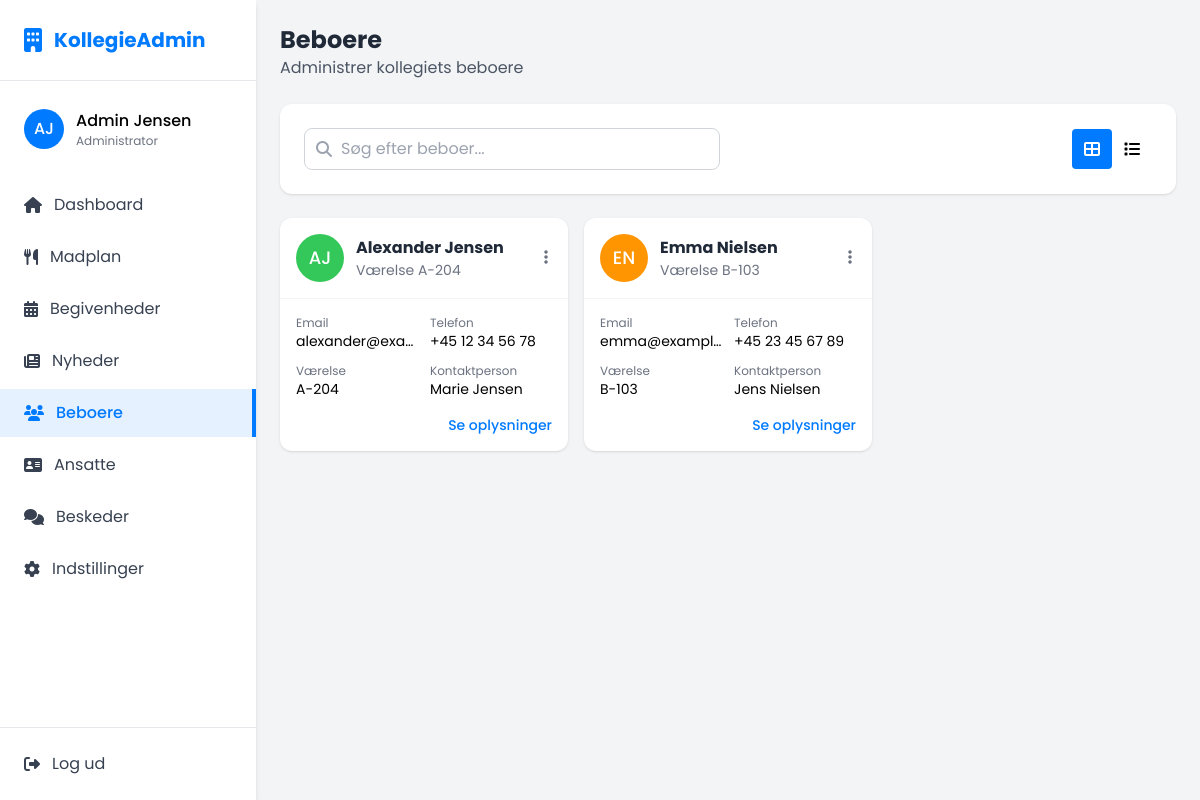
The app's page /residents/index.php (signed in) with its own data.
### tables this page shows
CREATE TABLE residents (
    id INT AUTO_INCREMENT PRIMARY KEY,
    first_name VARCHAR(50) NOT NULL,
    last_name VARCHAR(50) NOT NULL,
    email VARCHAR(100) NOT NULL UNIQUE,
    phone VARCHAR(20) NOT NULL,
    room_number VARCHAR(10) NOT NULL,
    contact_name VARCHAR(100),
    contact_phone VARCHAR(20),
    profile_image VARCHAR(255) DEFAULT NULL,
    created_at TIMESTAMP DEFAULT CURRENT_TIMESTAMP,
    updated_at TIMESTAMP DEFAULT CURRENT_TIMESTAMP ON UPDATE CURRENT_TIMESTAMP
);

### residents/index.php (the view, shortened to what this page needs)
<?php
include '../components/header.php';
include '../database/db_conn.php';
$residents = [];
if (isset($conn)) {
    $page_number = isset($_GET['page']) ? (int)$_GET['page'] : 1;
    $items_per_page = 6;
    $offset = ($page_number - 1) * $items_per_page;
    $query_params = [];
    $where_clauses = [];
    $where_sql = !empty($where_clauses) ? "WHERE " . implode(" AND ", $where_clauses) : "";
    $sql = "SELECT * FROM residents $where_sql ORDER BY room_number ASC LIMIT ?, ?";
    $stmt = $conn->prepare($sql);
    if (!empty($query_params)) {
        $query_params[] = $offset;
        $query_params[] = $items_per_page;
        $param_types = str_repeat('s', count($query_params) - 2) . 'ii';
        $stmt->bind_param($param_types, ...$query_params);
    } else {
        $stmt->bind_param("ii", $offset, $items_per_page);
    }
    $stmt->execute();
    $result = $stmt->get_result();
    while ($row = $result->fetch_assoc()) {
        $residents[] = $row;
    }
}
?>
<body class="font-poppins bg-gray-100 min-h-screen flex flex-col">
    <div class="flex flex-grow">
        <?php include '../components/sidebar.php'; ?>
        <main class="flex-grow">
            <div class="p-3 sm:p-6">
                <div class="mb-4 sm:mb-6">
                    <h1 class="text-xl sm:text-2xl font-bold text-gray-800">Beboere</h1>
                    <p class="text-sm sm:text-base text-gray-600">Administrer kollegiets beboere</p>
                </div>
                <div class="bg-white rounded-xl shadow p-4 sm:p-6 mb-4 sm:mb-6 animate-fade-in">
                    <div class="flex flex-col sm:flex-row items-center justify-between gap-4">
                        <div class="relative sm:w-1/2 w-full">
                            <input type="text" id="live-search" placeholder="Søg efter beboer..." class="w-full border border-gray-300 rounded-lg px-3 py-2 pl-9 focus:outline-none focus:ring-2 focus:ring-primary/50" value="<?php echo isset($_GET['search']) ? htmlspecialchars($_GET['search']) : ''; ?>">
                            <i class="fas fa-search absolute left-3 top-1/2 transform -translate-y-1/2 text-gray-400"></i>
                        </div>
                        <div class="sm:w-1/2 flex items-center justify-end gap-4">
                            <div class="flex">
                                <button type="button" id="view-grid" class="w-10 h-10 flex items-center justify-center rounded bg-primary text-white" title="Grid visning">
                                    <i class="fas fa-th-large"></i>
                                </button>
                                <button type="button" id="view-list" class="w-10 h-10 flex items-center justify-center rounded hover:bg-gray-100" title="Listevisning">
                                    <i class="fas fa-list"></i>
                                </button>
                            </div>
                        </div>
                    </div>
                </div>
                <div id="residents-grid" class="grid grid-cols-1 sm:grid-cols-2 lg:grid-cols-3 gap-4 mb-6">
                    <?php if (empty($residents)): ?>
                        <div class="col-span-3 bg-white rounded-xl shadow p-6 text-center">
                            <p class="text-gray-500">Ingen beboere fundet.</p>
                        </div>
                    <?php else: ?>
                        <?php foreach ($residents as $index => $resident): ?>
                            <?php
                            $initials = strtoupper(substr($resident['first_name'], 0, 1) . substr($resident['last_name'], 0, 1));
                            $colors = ['primary', 'secondary', 'accent'];
                            $color = $colors[$resident['id'] % count($colors)];
                            ?>
                            <div class="bg-white rounded-xl shadow animate-fade-in delay-<?php echo ($index % 4) * 100; ?> overflow-hidden resident-card" data-id="<?php echo $resident['id']; ?>" data-name="<?php echo htmlspecialchars($resident['first_name'] . ' ' . $resident['last_name']); ?>" data-room="<?php echo htmlspecialchars($resident['room_number']); ?>" data-email="<?php echo htmlspecialchars($resident['email']); ?>" data-phone="<?php echo htmlspecialchars($resident['phone']); ?>">
                                <div class="flex justify-between items-center p-4 border-b border-gray-100">
                                    <div class="flex items-center gap-3">
                                        <?php if ($resident['profile_image']): ?>
                                            <div class="w-12 h-12 rounded-full bg-gray-200 overflow-hidden">
                                                <img src="<?php echo htmlspecialchars($resident['profile_image']); ?>" alt="<?php echo htmlspecialchars($resident['first_name'] . ' ' . $resident['last_name']); ?>" class="w-full h-full object-cover">
                                            </div>
                                        <?php else: ?>
                                            <div class="w-12 h-12 rounded-full bg-<?php echo $color; ?> text-white flex items-center justify-center text-lg font-medium">
                                                <?php echo $initials; ?>
                                            </div>
                                        <?php endif; ?>
                                        <div>
                                            <h3 class="font-bold text-gray-800"><?php echo htmlspecialchars($resident['first_name'] . ' ' . $resident['last_name']); ?></h3>
                                            <p class="text-sm text-gray-500">Værelse <?php echo htmlspecialchars($resident['room_number']); ?></p>
                                        </div>
                                    </div>
                                    <div class="relative resident-dropdown">
                                        <button class="text-gray-500 hover:text-primary transition-colors p-1 dropdown-toggle" onclick="event.stopPropagation(); toggleDropdown('<?php echo $resident['id']; ?>')">
                                            <i class="fas fa-ellipsis-v"></i>
                                        </button>
                                    </div>
                                </div>
                                <div class="p-4">
                                    <div class="grid grid-cols-1 md:grid-cols-2 gap-3 mb-4">
                                        <div>
                                            <p class="text-xs text-gray-500">Email</p>
                                            <p class="text-sm truncate"><?php echo htmlspecialchars($resident['email']); ?></p>
                                        </div>
                                        <div>
                                            <p class="text-xs text-gray-500">Telefon</p>
                                            <p class="text-sm"><?php echo htmlspecialchars($resident['phone']); ?></p>
                                        </div>
                                        <div>
                                            <p class="text-xs text-gray-500">Værelse</p>
                                            <p class="text-sm"><?php echo htmlspecialchars($resident['room_number']); ?></p>
                                        </div>
                                        <div>
                                            <p class="text-xs text-gray-500">Kontaktperson</p>
                                            <p class="text-sm truncate"><?php echo htmlspecialchars($resident['contact_name'] ?: 'N/A'); ?></p>
                                        </div>
                                    </div>
                                    <div class="flex justify-end mt-2">
                                        <button class="text-primary hover:text-primary/80 transition-colors text-sm font-medium" onclick="showResidentDetails(<?php echo $resident['id']; ?>)">
                                            Se oplysninger
                                        </button>
                                    </div>
                                </div>
                            </div>
                        <?php endforeach; ?>
                    <?php endif; ?>
                </div>
            </div>
        </main>
    </div>
</body>
</html>

### components/header.php (style rules this page uses)
.animate-fade-in { animation: fadeIn 0.3s ease-out forwards; }
.delay-100 { animation-delay: 0.1s; }

### records on screen
residents: initials "AJ", first_name+last_name "Alexander Jensen", room_number "A-204", email "alexander@exa…", phone "+45 12 34 56 78", contact_name "Marie Jensen"
residents: initials "EN", first_name+last_name "Emma Nielsen", room_number "B-103", email "emma@exampl…", phone "+45 23 45 67 89", contact_name "Jens Nielsen"
